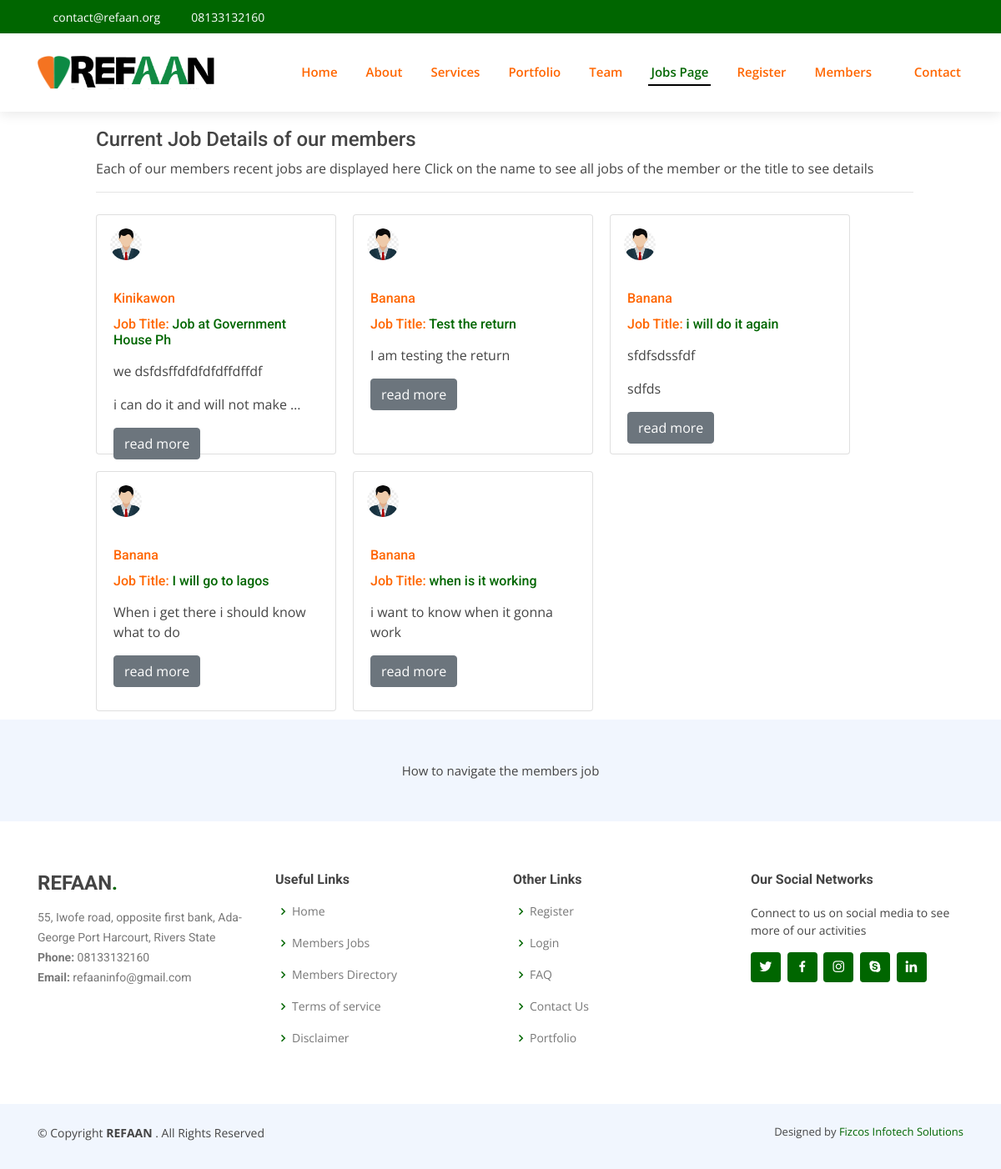
Screenshot of /jobs/post/ with the database file from the repository.
### jobs/models.py (models this page shows, shortened)
class Post(models.Model):
    title = models.CharField(max_length=100)
    content = RichTextUploadingField()
    date_posted = models.DateTimeField(default=timezone.now)
    author = models.ForeignKey(User, on_delete=models.CASCADE) #One to many relationship
    slug = models.SlugField(null=True, unique=True)

### users/models.py (models this page shows, shortened)
class Profile(models.Model):
    user = models.OneToOneField(User, on_delete=models.CASCADE)
    image = models.ImageField(default='default.jpg', upload_to='profile_pics')
    phone = models.IntegerField(null=False, blank=False, default=00000000000)
    bio = models.TextField(max_length=5000, blank=True)
    country = models.CharField(max_length=40, choices=COUNTRY_CHOICES, default='select')
    TYPE_SELECT = (('female', 'Female'), ('male', 'Male'),)
    gender = models.CharField(max_length=11, choices=TYPE_SELECT, default='0')
    trade = MultiSelectField(choices=trade_list, default='mansory')

### jobs/views.py (the view)
# urls.py: path('post/', PostListView.as_view(), name='jobs-home'),
class PostListView(ListView):
    model = Post
    template_name = 'jobs/index.html'
    context_object_name = 'posts'
    ordering = ['-date_posted']  # to order the post in latest to older
    paginate_by = 6

### jobs/templates/jobs/index.html (shortened to what this page needs)
{% extends 'base.html' %}
{% load static %}
{% load crispy_forms_tags %}
{% block navbar %}
<nav class="nav-menu d-none d-lg-block">
                <ul>
          {% if user.is_authenticated %}
          <li><a href="{% url 'home' %}">Home</a></li>
          <li><a href="#about">About</a></li>
          <li><a href="#services">Services</a></li>
          <li><a href="#portfolio">Portfolio</a></li>
          <li><a href="#team">Team</a></li>
          <li class="active"><a href="{% url 'jobs-home' %}">Jobs Page</a></li>
          <li><a href="#contact">Contact</a></li>
          <li class="drop-down"><a href="">My Account</a>
            <ul>
              <li><a href="{% url 'profile' %}">Profile</a></li>
              <li class=""><a href="{% url 'post-create' %}">Create Job Post</a>
                <li><a href="{% url 'member-list' %}">Members Directory</a></li>
              <li><a href="{% url 'logout' %}">Logout</a></li>
            </ul>
          {% else %}
          <li><a href="{% url 'home' %}">Home</a></li>
          <li><a href="#about">About</a></li>
          <li><a href="#services">Services</a></li>
          <li><a href="#portfolio">Portfolio</a></li>
          <li><a href="#team">Team</a></li>
          <li class="active"><a href="{% url 'jobs-home' %}">Jobs Page</a></li>
          <li><a href="{% url 'register' %}">Register</a></li>
          <li class="drop-down"><a href="">Members</a>
          </li>
          <li><a href="#contact">Contact</a></li>
          {% endif %}
        </ul>
      </nav>
{% endblock navbar%}
{% block services %}
    <div class="container d-flex pt-4  bd-highlight ">
    <div class="container d-flex pt-4 bd-highlight ">
    <div class="container d-flex pt-4 bd-highlight ">
    <div class="container d-flex pt-4 bd-highlight  ">
      <div class="container">
          <div style="padding:auto; padding:auto;">
           <div style="padding-left:10px;"> <h4>Current Job Details of our members </h4>
               <p>Each of our members recent jobs are displayed here Click on the name to see all jobs of the member or the title to see details</p>
           <hr>
           </div>
          </div>
 {% for post in posts %}
<div style="width:100%;">
    <div class="card" style="width: 18rem; height:18rem; float:left; margin:10px;">
  <img class="rounded-circle article-img p-3"  href="#" src="{{ post.author.profile.image.url }}" style="width:70px; height:auto; " class="card-img-top" alt="...">
        <div class="card-body">
            <h6 class="card-title"><a class="mr-2" style="color:#ff6600;" href="{% url 'user-posts' post.author.username %}">{{ post.author.first_name }}</a></h6>
            <h6><a class="article-title" href="{% url 'post-detail' post.slug %}" ><span style="color:#ff6600;">Job Title:</span> {{ post.title }}</a></h6><small></small>
            <p class="card-text">{{ post.content|safe|truncatewords:"10"|linebreaks }}</p>
    <a href="{% url 'post-detail' post.slug %}" class="btn btn-secondary">read more</a>
  </div>
    </div>
  </div>
          {% endfor %}
          </div>
          </div>
    </div>
    </div>
    </div>
{% endblock services%}
{% block footer %}
How to navigate the members job
{% endblock footer%}

### templates/base.html (shortened to what this page needs)
{% load static %}
<!DOCTYPE html>
<html lang="en">
<head>
  <link rel="stylesheet" href="https://cdnjs.cloudflare.com/ajax/libs/font-awesome/4.7.0/css/font-awesome.min.css">
  <link href="{% static 'assets/vendor/bootstrap/css/bootstrap.min.css' %}" rel="stylesheet">
  <link href="{% static 'assets/vendor/icofont/icofont.min.css' %}" rel="stylesheet">
  <link href="{% static 'assets/vendor/boxicons/css/boxicons.min.css' %}" rel="stylesheet">
  <link href="{% static 'assets/vendor/owl.carousel/assets/owl.carousel.min.css' %}" rel="stylesheet">
  <link href="{% static 'assets/vendor/venobox/venobox.css' %}" rel="stylesheet">
  <link href="{% static 'assets/vendor/aos/aos.css' %}" rel="stylesheet">
  <link href="{% static 'assets/css/style.css' %}" rel="stylesheet">
</head>
<body>
  <div id="topbar" class="d-none d-lg-flex align-items-center fixed-top">
    <div class="container d-flex">
      <div class="contact-info mr-auto">
        <i class="icofont-envelope"></i> <a href="mailto:contact@refaan.org">contact@refaan.org</a>
        <i class="icofont-phone"></i> 08133132160
      </div>
      <div class="social-links">
        <a href="#" class="twitter"><i class="icofont-twitter"></i></a>
        <a href="#" class="facebook"><i class="icofont-facebook"></i></a>
        <a href="#" class="instagram"><i class="icofont-instagram"></i></a>
        <a href="#" class="skype"><i class="icofont-skype"></i></a>
        <a href="#" class="linkedin"><i class="icofont-linkedin"></i></i></a>
      </div>
    </div>
  </div>
  <header id="header" class="fixed-top">
    <div class="container d-flex align-items-center">
      <h1 class="logo mr-auto"><a href="{% url 'home' %}"><img src="{% static 'assets/img/apple-touch-icon.png' %}"><img src="{% static 'assets/img/refaan_logo.png' %}"></a></h1>
{% block navbar%}{% endblock navbar %}
    </div>
  </header>
  <main id="main">
    {% block services %}{% endblock services %}
  <footer id="footer">
    <div class="footer-newsletter">
      <div class="container">
        <div class="row justify-content-center">
          <div class="col-lg-6">
            {% block footer %}{% endblock footer %}
          </div>
        </div>
      </div>
    </div>
    <div class="footer-top">
      <div class="container">
        <div class="row">
          <div class="col-lg-3 col-md-6 footer-contact">
            <h3>REFAAN<span>.</span></h3>
            <p>
              55, Iwofe road, opposite first bank,
              Ada-George Port Harcourt, Rivers State
              <strong>Phone:</strong> 08133132160<br>
              <strong>Email:</strong> refaaninfo@gmail.com<br>
            </p>
          </div>
          <div class="col-lg-3 col-md-6 footer-links">
            <h4>Useful Links</h4>
            <ul>
              <li><i class="bx bx-chevron-right"></i> <a href="{% url 'home' %}">Home</a></li>
              <li><i class="bx bx-chevron-right"></i> <a href="{% url 'jobs-home' %}">Members Jobs</a></li>
              <li><i class="bx bx-chevron-right"></i> <a href="{% url 'member-list' %}">Members Directory</a></li>
              <li><i class="bx bx-chevron-right"></i> <a href="#">Terms of service</a></li>
              <li><i class="bx bx-chevron-right"></i> <a href="#">Disclaimer</a></li>
            </ul>
          </div>
          <div class="col-lg-3 col-md-6 footer-links">
            <h4>Other Links</h4>
            <ul>
              <li><i class="bx bx-chevron-right"></i> <a href="{% url 'register' %}">Register</a></li>
              <li><i class="bx bx-chevron-right"></i> <a href="{% url 'login' %}">Login</a></li>
              <li><i class="bx bx-chevron-right"></i> <a href="/#faq">FAQ</a></li>
              <li><i class="bx bx-chevron-right"></i> <a href="{% url 'contact' %}">Contact Us</a></li>
              <li><i class="bx bx-chevron-right"></i> <a href="/#portfolio">Portfolio</a></li>
            </ul>
          </div>
          <div class="col-lg-3 col-md-6 footer-links">
            <h4>Our Social Networks</h4>
            <p>Connect to us on social media to see more of our activities</p>
            <div class="social-links mt-3">
              <a href="https://www.twitter.com" class="twitter"><i class="bx bxl-twitter"></i></a>
              <a href="https://www.facebook.com" class="facebook"><i class="bx bxl-facebook"></i></a>
              <a href="https://www.instagram.com" class="instagram"><i class="bx bxl-instagram"></i></a>
              <a href="https://www.skype.com" class="google-plus"><i class="bx bxl-skype"></i></a>
              <a href="https://www.linkedin.com" class="linkedin"><i class="bx bxl-linkedin"></i></a>
            </div>
          </div>
        </div>
      </div>
    </div>
    <div class="container py-4">
      <div class="copyright">
        &copy; Copyright <strong><span>REFAAN </span></strong>. All Rights Reserved
      </div>
      <div class="credits">
        Designed by <a href="https://fizcos.com/">Fizcos Infotech Solutions</a>
      </div>
    </div>
  </footer>
</body>
</html>

### static/assets/css/style.css (style rules this page uses)
body { font-family: "Open Sans", sans-serif; color: #444444; }
a { color: #006600; }
h1, h2, h3, h4, h5, h6 { font-family: "Roboto", sans-serif; }
#topbar { background: #006600; height: 40px; font-size: 14px; transition: all 0.5s; color: #fff; }
#topbar .contact-info a { line-height: 1; color: #fff; transition: 0.3s; }
#topbar .contact-info i { padding-right: 4px; margin-left: 15px; }
#topbar .contact-info i:first-child { margin-left: 0; }
#topbar .social-links a { color: rgba(255, 255, 255, 0.6); padding-left: 15px; display: inline-block; line-height: 1px; transition: 0.3s; }
#header { background: #fff; transition: all 0.5s; z-index: 997; padding: 25px 0; top: 40px; box-shadow: 0px 2px 15px rgba(0, 0, 0, 0.1); }
#header .logo { font-size: 32px; margin: 0; padding: 0; line-height: 1; font-weight: 600; letter-spacing: 0.8px; font-family: "Poppins", sans-serif; }
#header .logo a { color: #222222; }
#header .logo img { max-height: 40px; }
.nav-menu ul { margin: 0; padding: 0; list-style: none; }
.nav-menu > ul { display: flex; }
.nav-menu > ul > li { position: relative; white-space: nowrap; padding: 10px 0 10px 28px; }
.nav-menu a { display: block; position: relative; color: #ff6600; transition: 0.3s; font-size: 15px; font-weight: 600; padding: 0 3px; font-family: "Open Sans", sans-serif; }
.nav-menu > ul > li > a:before { content: ""; position: absolute; width: 100%; height: 2px; bottom: -5px; left: 0; background-color: #000; visibility: hidden; width: 0px; transition: all 0.3s ease-in-out 0s; }
.nav-menu a:hover:before, .nav-menu li:hover > a:before, .nav-menu .active > a:before { visibility: visible; width: 100%; }
.nav-menu a:hover, .nav-menu .active > a, .nav-menu li:hover > a { color: #006600; }
.nav-menu .drop-down > a:after { content: "\ea99"; font-family: IcoFont; padding-left: 5px; }
.mobile-nav { position: fixed; top: 55px; right: 15px; bottom: 15px; left: 15px; z-index: 9999; overflow-y: auto; background: #fff; transition: ease-in-out 0.2s; opacity: 0; visibility: hidden; border-radius: 10px; padding: 10px 0; }
.mobile-nav * { margin: 0; padding: 0; list-style: none; }
.mobile-nav a { display: block; position: relative; color: #222222; padding: 10px 20px; font-weight: 500; outline: none; }
.mobile-nav a:hover, .mobile-nav .active > a, .mobile-nav li:hover > a { color: #ff6600; text-decoration: none; }
.mobile-nav .drop-down > a:after { content: "\ea99"; font-family: IcoFont; padding-left: 10px; position: absolute; right: 15px; }
.mobile-nav .drop-down > a { padding-right: 35px; }
#footer { background: #fff; padding: 0 0 30px 0; color: #444444; font-size: 14px; background: #f1f6fe; }
#footer .footer-newsletter { padding: 50px 0; background: #f1f6fe; text-align: center; font-size: 15px; }
#footer .footer-top { padding: 60px 0 30px 0; background: #fff; }
#footer .footer-top .footer-contact { margin-bottom: 30px; }
#footer .footer-top .footer-contact h3 { font-size: 24px; margin: 0 0 15px 0; padding: 2px 0 2px 0; line-height: 1; font-weight: 700; }
#footer .footer-top .footer-contact h3 span { color: #006600; }
#footer .footer-top .footer-contact p { font-size: 14px; line-height: 24px; margin-bottom: 0; font-family: "Roboto", sans-serif; color: #777777; }
#footer .footer-top h4 { font-size: 16px; font-weight: bold; color: #444444; position: relative; padding-bottom: 12px; }
#footer .footer-top .footer-links { margin-bottom: 30px; }
#footer .footer-top .footer-links ul { list-style: none; padding: 0; margin: 0; }
#footer .footer-top .footer-links ul i { padding-right: 2px; color: #006600; font-size: 18px; line-height: 1; }
#footer .footer-top .footer-links ul li { padding: 10px 0; display: flex; align-items: center; }
#footer .footer-top .footer-links ul li:first-child { padding-top: 0; }
#footer .footer-top .footer-links ul a { color: #777777; transition: 0.3s; display: inline-block; line-height: 1; }
#footer .footer-top .social-links a { font-size: 18px; display: inline-block; background: #006600; color: #fff; line-height: 1; padding: 8px 0; margin-right: 4px; border-radius: 4px; text-align: center; width: 36px; height: 36px; transition: 0.3s; }
#footer .copyright { text-align: center; float: left; }
#footer .credits { float: right; text-align: center; font-size: 13px; color: #444444; }

### rows the page displays
Post: author.profile.image (placeholder picture), author.first_name "Kinikawon", title "Job at Government House Ph", content "we dsfdsffdfdfdfdffdffdf i can do it and will not make …"
Post: author.profile.image (placeholder picture), author.first_name "Banana", title "Test the return", content "I am testing the return"
Post: author.profile.image (placeholder picture), author.first_name "Banana", title "i will do it again", content "sfdfsdssfdf sdfds"
Post: author.profile.image (placeholder picture), author.first_name "Banana", title "I will go to lagos", content "When i get there i should know what to do"
Post: author.profile.image (placeholder picture), author.first_name "Banana", title "when is it working", content "i want to know when it gonna work"
